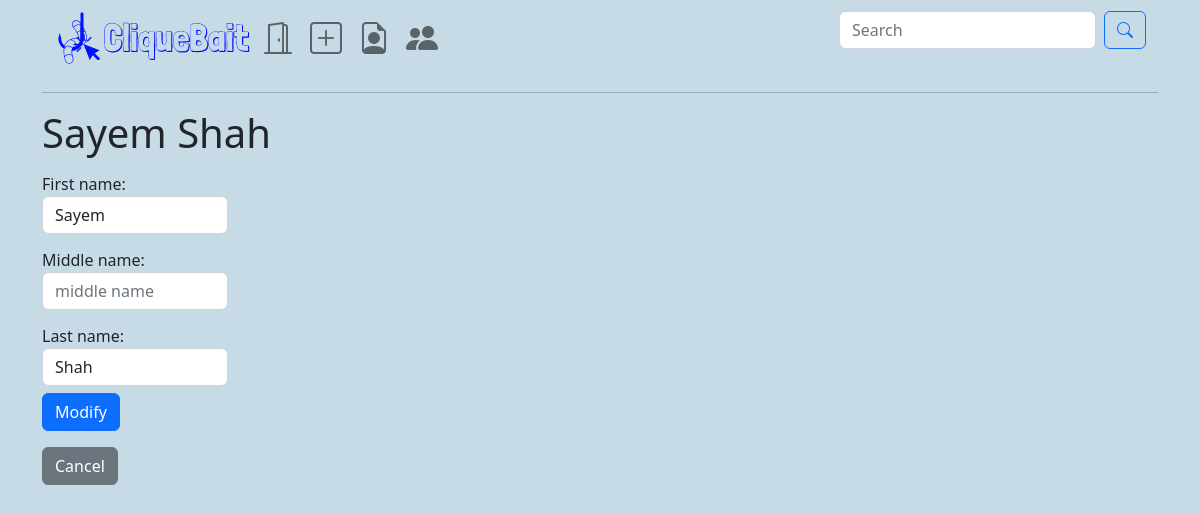
The app's page /Profile/edit (signed in) with its own data.
### tables this page shows
CREATE TABLE `profile` (
  `profile_id` int(11) NOT NULL,
  `first_name` varchar(50) NOT NULL,
  `middle_name` varchar(50) NOT NULL,
  `last_name` varchar(50) NOT NULL
);

### app/core/Controller.php (called while the page is built, shortened)
<?php
class Controller{
	public function view($name, $data = []){
		include('app/views/' . $name . '.php');
	}
}

### app/core/App.php (called while the page is built, shortened)
<?php
class App{
	private $method = 'index';
	public function __construct(){
		$url = $this->parseUrl($_GET['url'] ?? '');
		if(isset($url[0])){
			unset($url[0]);
		}
		$this->controller = new $this->controller;
		if(isset($url[1]) && method_exists($this->controller, $url[1])){
			$this->method = $url[1];
			unset($url[1]);
		}
		$params = $url ? array_values($url) : [];
		call_user_func_array([ $this->controller, $this->method ], $params);
	}
	public static function parseUrl(){
		if(isset($_GET['url'])){
			return explode('/',
				filter_var(
					rtrim($_GET['url'], '/'))
				,FILTER_SANITIZE_URL);
		}
	}
}

### index.php (called while the page is built, shortened)
<?php
new app\core\App;

### app/core/Model.php (called while the page is built, shortened)
<?php
class Model{
	public function __construct(){
		$host = 'localhost';
		$dbname = 'cliquebait';
		$user = 'root';
		$pass = '';
		try {
			$this->connection = new \PDO("mysql:host=$host;dbname=$dbname", $user, $pass);
		}
		catch(PDOException $e) {
			echo $e->getMessage();
		}
	}
}

### app/models/Profile.php (called while the page is built, shortened)
<?php
class Profile extends \app\core\Model{
	public function __toString(){
		return "$this->first_name $this->middle_name $this->last_name";
	}
	public function get($profile_id){
		$SQL = "SELECT * FROM profile WHERE profile_id=:profile_id";
		$STH = $this->connection->prepare($SQL);
		$STH->execute(['profile_id'=>$profile_id]);
		$STH->setFetchMode(\PDO::FETCH_CLASS, 'app\models\Profile');
		return $STH->fetch();
	}
}

### app/views/Profile/edit.php (the view, shortened to what this page needs)
<h1><?=$data ?></h1>
<form action='' method="post">
	<div class="form-group">
		<label class="col-sm-2 col-form-label">First name:<input class='form-control' type="text" name="first_name" placeholder="first name" value='<?=htmlspecialchars($data->first_name)?>'/></label>
	</div>
	<div class="form-group">
		<label class="col-sm-2 col-form-label">Middle name:<input class='form-control' type="text" name="middle_name" placeholder="middle name" value='<?=htmlspecialchars($data->middle_name)?>'/></label>
	</div>
	<div class="form-group">
		<label class="col-sm-2 col-form-label">Last name:<input class='form-control' type="text" name="last_name" placeholder="last name" value='<?=htmlspecialchars($data->last_name)?>'/></label>
	</div>
	<input type='submit' name='action' value="Modify" class='btn btn-primary' />
</form>
<a href='/Profile/' class='btn btn-secondary'>Cancel</a>

### records on screen
profile: data "Sayem Shah", first_name "Sayem", last_name "Shah"
